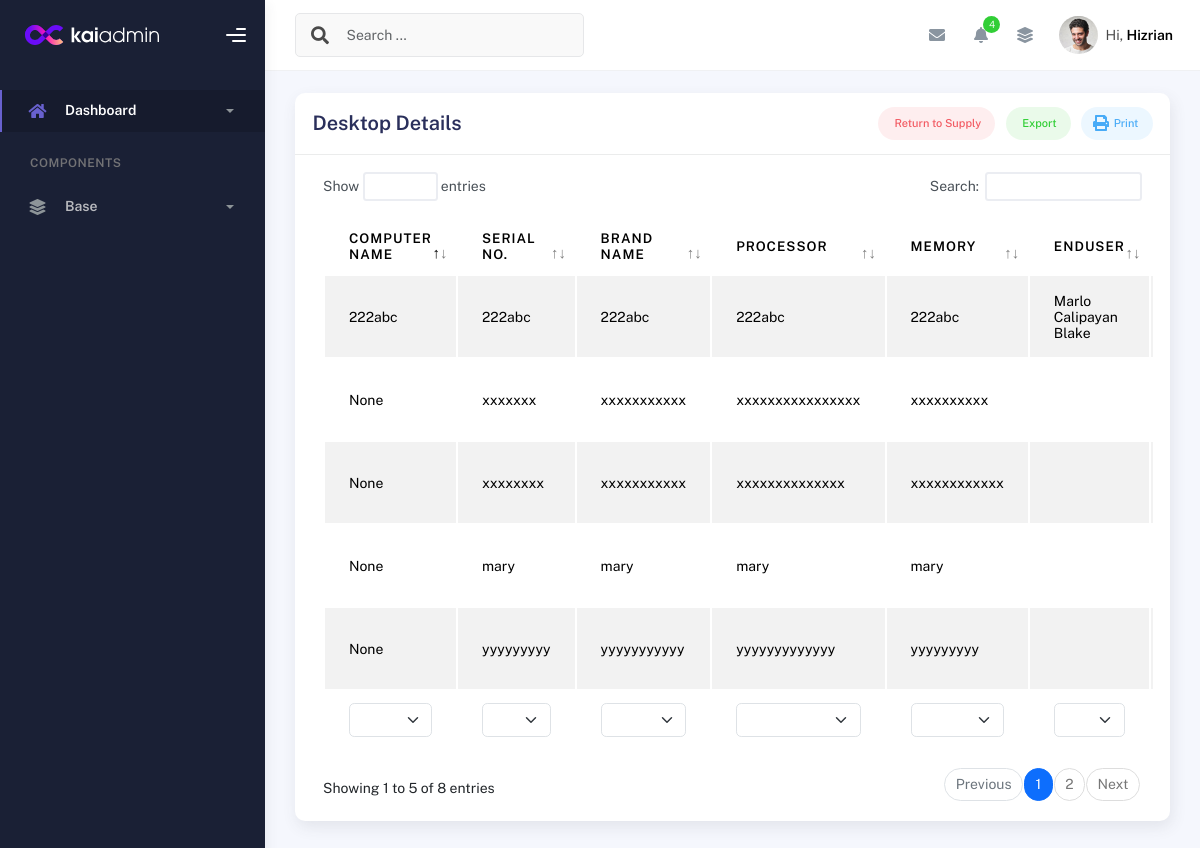
Page /desktop_details/ on the committed database.
### inventory/models.py (models this page shows, shortened)
class DesktopDetails(models.Model):
    id = models.IntegerField(primary_key=True)  # Allow manual assignment
    desktop_package = models.ForeignKey(Desktop_Package, related_name='desktop_details', on_delete=models.CASCADE)
    serial_no = models.CharField(max_length=255)
    computer_name = models.CharField(max_length=255, unique=True, null=True)
    brand_name = models.CharField(max_length=255)
    model = models.CharField(max_length=255, null=True)
    processor = models.CharField(max_length=33, null=True)
    memory = models.CharField(max_length=100, null=True)
    drive = models.CharField(max_length=332, null=True)
    asset_owner = models.CharField(max_length=255, null=True)
    desktop_Graphics = models.CharField(max_length=100, blank=True, null=True)
    desktop_Graphics_Size = models.CharField(max_length=100, blank=True, null=True)
    desktop_OS = models.CharField(max_length=100, blank=True, null=True)
    desktop_Office = models.CharField(max_length=100, blank=True, null=True)
    desktop_OS_keys = models.CharField(max_length=100, blank=True, null=True)
    desktop_Office_keys = models.CharField(max_length=100, blank=True, null=True)
    is_disposed = models.BooleanField(default=False)  # To indicate if the Desktop is disposed
    created_at = models.DateTimeField(default=timezone.now)  # Date when the desktop was added

class UserDetails(models.Model):
    id = models.IntegerField(primary_key=True)  # Allow manual assignment
    desktop_package_db = models.ForeignKey(Desktop_Package, related_name='user', on_delete=models.CASCADE, null=True)
    user_Asset_owner = models.CharField(max_length=100, blank=True, null=True)
    user_Asset_designation = models.CharField(max_length=100, blank=True, null=True)
    user_Asset_section = models.CharField(max_length=100, blank=True, null=True)
    user_Enduser = models.CharField(max_length=100, blank=True, null=True)
    user_Enduser_designation = models.CharField(max_length=100, blank=True, null=True)
    user_Enduser_section = models.CharField(max_length=100, blank=True, null=True)
    created_at = models.DateTimeField(default=timezone.now)  # Date when the user was added

### inventory/views.py (the view)
# urls.py: path('desktop_details/', views.desktop_package_base, name='desktop_details'),  # URL pattern for desktop details
def desktop_package_base(request):
    desktop_details = DesktopDetails.objects.all()
    desktops_with_items = []
    for desktop in desktop_details:
        keyboards = KeyboardDetails.objects.filter(desktop_package=desktop.desktop_package, is_disposed=False)
        user = UserDetails.objects.filter(desktop_package_db=desktop.desktop_package)
        desktops_with_items.append({
            'desktop': desktop,
            'keyboards': keyboards,  # This can have multiple entries per desktop
            'user': user
        })
    return render(request, 'desktop_details.html', {
        'desktops_with_items': desktops_with_items,
    })

### templates/desktop_details.html (shortened to what this page needs)
{% extends 'base.html' %}
{% block content %}
<div class="container">
  <div class="page-inner">
    <div class="row">
      <div class="col-md-12">
        <div class="card">
          <div class="card-header">
            <div class="card-head-row">
              <h4 class="card-title">Desktop Details</h4>
              <div class="card-tools">
                <a href="#" class="btn btn-label-danger btn-round btn-sm me-2">
                  Return to Supply
                </a>
                <a href="#" class="btn btn-label-success btn-round btn-sm me-2">
                  Export
                </a>
                <a href="#" class="btn btn-label-info btn-round btn-sm">
                  Print
                </a>
              </div>
            </div>
          </div>
          <div class="card-body">
            <div class="table-responsive">
              <table id="multi-filter-select" class="display table table-striped table-hover">
                <thead>
                  <tr>
                    <th>Computer Name</th>
                    <th>Serial No.</th>
                    <th>Brand Name</th>
                    <th>Processor</th>
                    <th>Memory</th>
                    <th>Enduser</th>
                  </tr>
                </thead>
                <tfoot>
                  <tr>
                    <th>Computer Name</th>
                    <th>Serial No.</th>
                    <th>Model</th>
                    <th>Processor</th>
                    <th>Memory</th>
                    <th>Enduser</th>
                  </tr>
                </tfoot>
                <tbody>
                  <tr>{% for item in desktops_with_items %}
                    <td>{{ item.desktop.computer_name }}</td>
                    <td>{{ item.desktop.serial_no }}</td>
                    <td>{{ item.desktop.brand_name }}</td>
                    <td>{{ item.desktop.processor }}</td>
                    <td>{{ item.desktop.memory }}</td>
                    <td>
                      {% for userx in item.user %}
                          {{ userx.user_Enduser }}<br>
                      {% endfor %}
                  </td>
                  </tr>
                  {% endfor %}
                </tbody>
              </table>
            </div>
          </div>
        </div>
      </div>
    </div>
  </div>
</div>
{% endblock %}

### rows in the picture
DesktopDetails: desktop.computer_name "222abc", desktop.serial_no "222abc", desktop.brand_name "222abc", desktop.processor "222abc", desktop.memory "222abc"
UserDetails: user_Enduser "Marlo Calipayan"
UserDetails: user_Enduser "Blake"
DesktopDetails: desktop.computer_name "None", desktop.serial_no "xxxxxxx", desktop.brand_name "xxxxxxxxxxx", desktop.processor "xxxxxxxxxxxxxxxx", desktop.memory "xxxxxxxxxx"
DesktopDetails: desktop.computer_name "None", desktop.serial_no "xxxxxxxx", desktop.brand_name "xxxxxxxxxxx", desktop.processor "xxxxxxxxxxxxxx", desktop.memory "xxxxxxxxxxxx"
DesktopDetails: desktop.computer_name "None", desktop.serial_no "mary", desktop.brand_name "mary", desktop.processor "mary", desktop.memory "mary"
DesktopDetails: desktop.computer_name "None", desktop.serial_no "yyyyyyyyy", desktop.brand_name "yyyyyyyyyyy", desktop.processor "yyyyyyyyyyyyy", desktop.memory "yyyyyyyyy"
